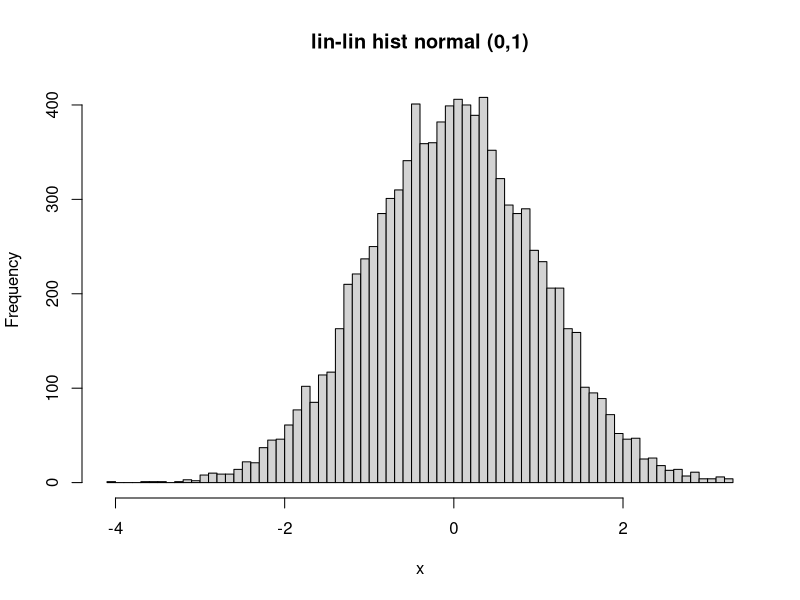
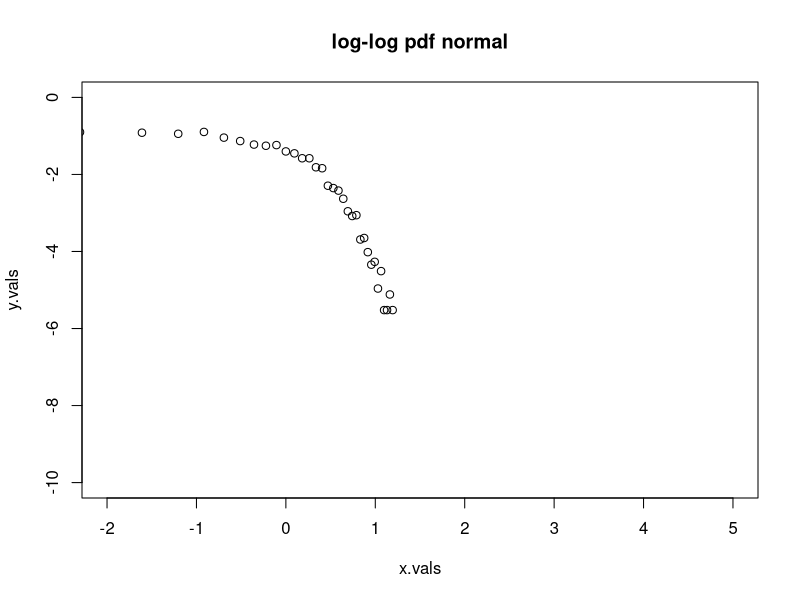
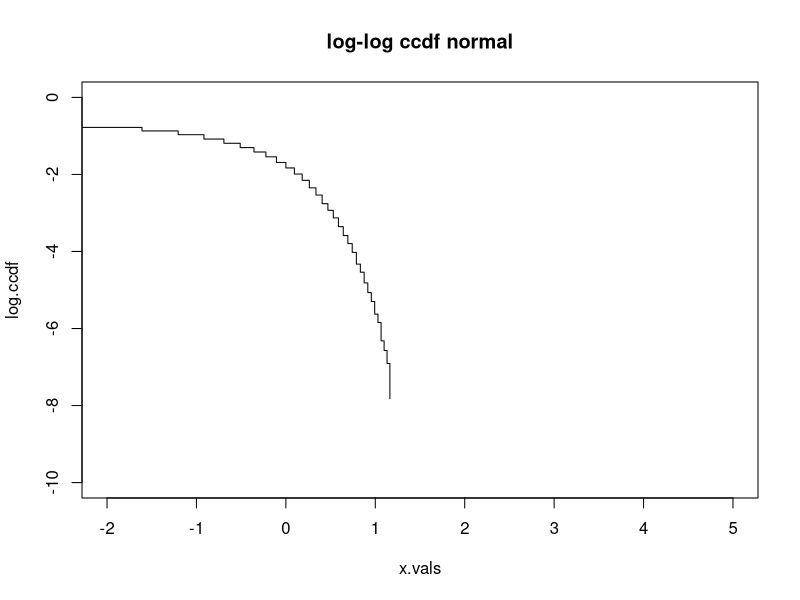
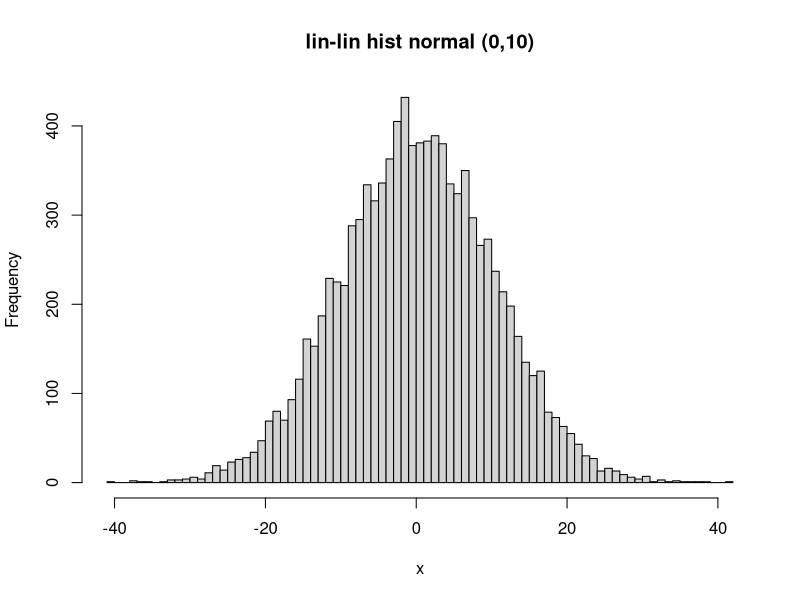
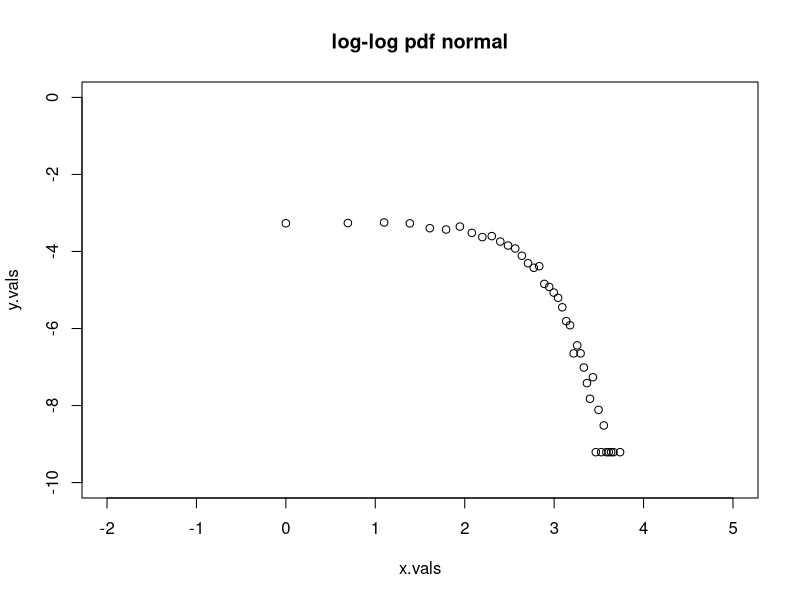
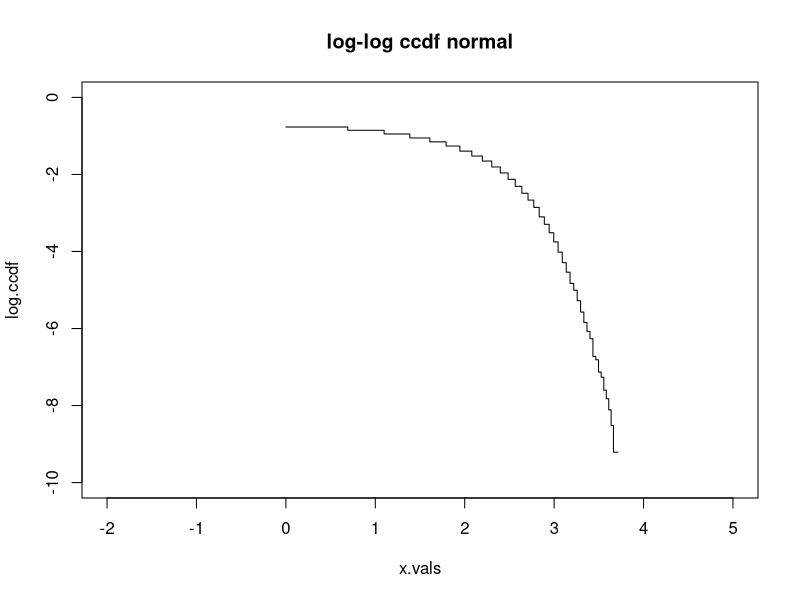

Here is the R script that generated these plots, in order:
#rnorm(n, mean = 0, sd = 1)
x <- rnorm(10000, mean = 0, sd = 1)
                                        
p <- hist(x, breaks = 100, main="lin-lin hist normal (0,1)")

x.vals <- log(p$breaks[-1])
y.vals <- log(p$density)
plot(x.vals, y.vals, xlim =c(-2,5), ylim = c(-10,0), main="log-log pdf normal")

p.cdf <- ecdf(x)
ccdf <- 1 - p.cdf(p$breaks[-1])
log.ccdf <- log(ccdf)

plot(x.vals, log.ccdf, type="s", xlim =c(-2,5), ylim = c(-10,0), main="log-log ccdf normal")



x <- rnorm(10000, mean = 0, sd = 10)
                                        
p <- hist(x, breaks = 100, main="lin-lin hist normal (0,10)")

x.vals <- log(p$breaks[-1])
y.vals <- log(p$density)
plot(x.vals, y.vals,xlim =c(-2,5), ylim = c(-10,0), main="log-log pdf normal")

p.cdf <- ecdf(x)
ccdf <- 1 - p.cdf(p$breaks[-1])
log.ccdf <- log(ccdf)

plot(x.vals, log.ccdf, type="s", xlim =c(-2,5), ylim = c(-10,0), main="log-log ccdf normal")
